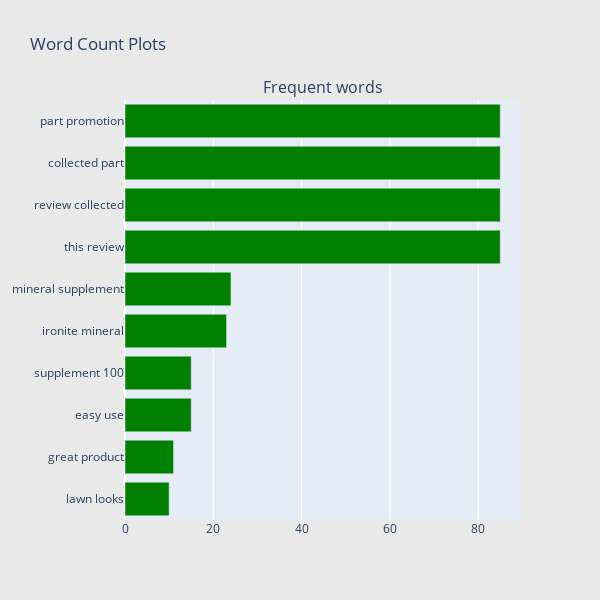

The cell this chart's notebook holds for it:
### Code cell
## Get the bar chart from 5 rated reviews ##
freq_dict = defaultdict(int)
for sent in df_5["review_lower"]:
    for word in generate_ngrams(sent,2):
        freq_dict[word] += 1
fd_sorted = pd.DataFrame(sorted(freq_dict.items(), key=lambda x: x[1])[::-1])
fd_sorted.columns = ["word", "wordcount"]
trace0 = horizontal_bar_chart(fd_sorted.head(10), 'green')

# Creating two subplots
fig = tools.make_subplots(rows=1, cols=1, vertical_spacing=0.04,
                          subplot_titles=["Frequent words"])
fig.append_trace(trace0, 1, 1)
#fig.append_trace(trace1, 1, 2)
fig['layout'].update(height=600, width=600, paper_bgcolor='rgb(233,233,233)', title="Word Count Plots")
py.iplot(fig, filename='word-plots');

### Figure 1 — Plotly figure (JSON) as saved in the notebook; plotly's stock layout.template omitted (floating-point values rounded to 4 significant figures)
{"data": [{"marker": {"color": "green"}, "orientation": "h", "showlegend": false, "type": "bar", "x": [10, 11, 15, 15, 23, 24, 85, 85, 85, 85], "xaxis": "x", "y": ["lawn looks", "great product", "easy use", "supplement 100", "ironite mineral", "mineral supplement", "this review", "review collected", "collected part", "part promotion"], "yaxis": "y"}], "layout": {"annotations": [{"font": {"size": 16}, "showarrow": false, "text": "Frequent words", "x": 0.5, "xanchor": "center", "xref": "paper", "y": 1, "yanchor": "bottom", "yref": "paper"}], "height": 600, "paper_bgcolor": "rgb(233,233,233)", "title": {"text": "Word Count Plots"}, "width": 600, "xaxis": {"anchor": "y", "domain": [0, 1]}, "yaxis": {"anchor": "x", "domain": [0, 1]}}}
